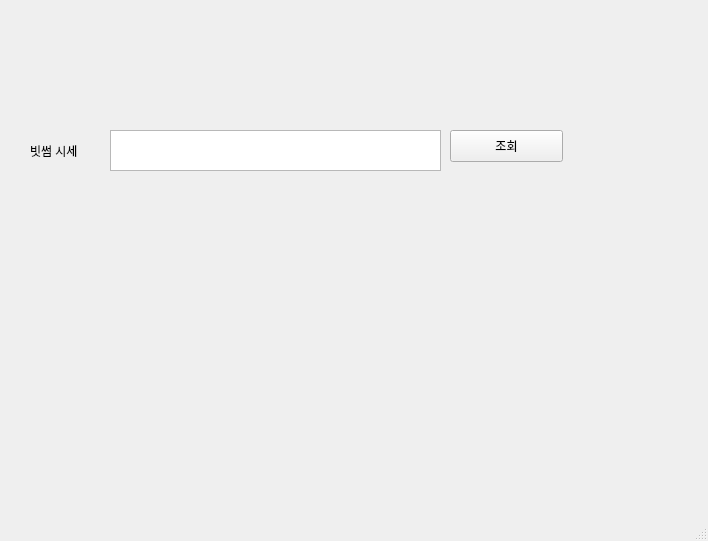
<?xml version="1.0" encoding="UTF-8"?>
<ui version="4.0">
 <class>MainWindow</class>
 <widget class="QMainWindow" name="MainWindow">
  <property name="geometry">
   <rect>
    <x>0</x>
    <y>0</y>
    <width>708</width>
    <height>541</height>
   </rect>
  </property>
  <property name="windowTitle">
   <string>MainWindow</string>
  </property>
  <widget class="QWidget" name="centralwidget">
   <widget class="QWidget" name="verticalLayoutWidget">
    <property name="geometry">
     <rect>
      <x>20</x>
      <y>20</y>
      <width>581</width>
      <height>101</height>
     </rect>
    </property>
    <layout class="QVBoxLayout" name="verticalLayout"/>
   </widget>
   <widget class="QTextEdit" name="txtIndex">
    <property name="geometry">
     <rect>
      <x>110</x>
      <y>130</y>
      <width>331</width>
      <height>41</height>
     </rect>
    </property>
   </widget>
   <widget class="QLabel" name="label">
    <property name="geometry">
     <rect>
      <x>30</x>
      <y>140</y>
      <width>71</width>
      <height>21</height>
     </rect>
    </property>
    <property name="text">
     <string>빗썸 시세</string>
    </property>
   </widget>
   <widget class="QPushButton" name="btnSearch">
    <property name="geometry">
     <rect>
      <x>450</x>
      <y>130</y>
      <width>113</width>
      <height>32</height>
     </rect>
    </property>
    <property name="text">
     <string>조회</string>
    </property>
   </widget>
  </widget>
  <widget class="QMenuBar" name="menubar">
   <property name="geometry">
    <rect>
     <x>0</x>
     <y>0</y>
     <width>708</width>
     <height>24</height>
    </rect>
   </property>
  </widget>
  <widget class="QStatusBar" name="statusbar"/>
 </widget>
 <resources/>
 <connections/>
</ui>
